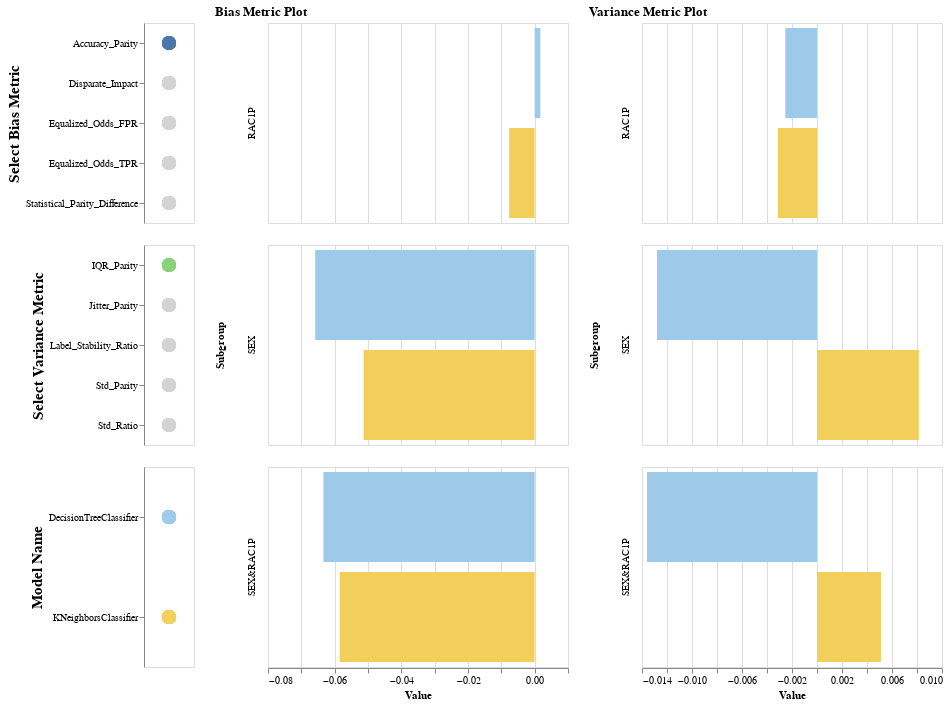

The code cell stored with this chart in its notebook:
### Code cell
(
    alt.hconcat(
        alt.vconcat(
            select_bias_metric_legend.properties(height=200, width=50),
            select_variance_metric_legend.properties(height=200, width=50),
            bias_color_legend.properties(height=200, width=50),
        ),
        models_bias_metrics_chart.properties(height=200, width=300, title="Bias Metric Plot"),
        models_variance_metrics_chart.properties(height=200, width=300, title="Variance Metric Plot"),
    )
)

### Figure 1 — Vega-Lite specification as saved in the notebook (floating-point values rounded to 4 significant figures)
{"config": {"view": {"continuousWidth": 400, "continuousHeight": 300}}, "hconcat": [{"vconcat": [{"data": {"name": "data-e54b36d4428d99016b5ac1cc0ba50f5b"}, "mark": {"type": "circle", "size": 200}, "encoding": {"color": {"condition": {"field": "Metric", "legend": null, "scale": {"scheme": "tableau20"}, "type": "nominal", "selection": "selector001"}, "value": "lightgray"}, "y": {"axis": {"title": "Select Bias Metric", "titleFontSize": 15}, "field": "Metric", "type": "nominal"}}, "height": 200, "selection": {"selector001": {"type": "single", "fields": ["Metric"], "init": {"Metric": "Accuracy_Parity"}, "empty": "none"}}, "width": 50}, {"data": {"name": "data-a9fc8a09d05d8aaa2d12d6cbb090f763"}, "mark": {"type": "circle", "size": 200}, "encoding": {"color": {"condition": {"field": "Metric", "legend": null, "scale": {"scheme": "tableau20"}, "type": "nominal", "selection": "selector002"}, "value": "lightgray"}, "y": {"axis": {"title": "Select Variance Metric", "titleFontSize": 15}, "field": "Metric", "type": "nominal"}}, "height": 200, "selection": {"selector002": {"type": "single", "fields": ["Metric"], "init": {"Metric": "IQR_Parity"}, "empty": "none"}}, "width": 50}, {"data": {"name": "data-e54b36d4428d99016b5ac1cc0ba50f5b"}, "mark": {"type": "circle", "size": 200}, "encoding": {"color": {"field": "Model_Name", "scale": {"scheme": "tableau20"}, "type": "nominal"}, "y": {"axis": {"title": "Model Name", "titleFontSize": 15}, "field": "Model_Name", "type": "nominal"}}, "height": 200, "width": 50}]}, {"data": {"name": "data-e54b36d4428d99016b5ac1cc0ba50f5b"}, "mark": "bar", "encoding": {"color": {"field": "Model_Name", "scale": {"scheme": "tableau20"}, "type": "nominal"}, "row": {"field": "Subgroup", "type": "nominal"}, "x": {"field": "Value", "type": "quantitative"}, "y": {"axis": null, "field": "Model_Name", "type": "nominal"}}, "height": 200, "title": "Bias Metric Plot", "transform": [{"filter": {"selection": "selector001"}}], "width": 300}, {"data": {"name": "data-a9fc8a09d05d8aaa2d12d6cbb090f763"}, "mark": "bar", "encoding": {"color": {"field": "Model_Name", "scale": {"scheme": "tableau20"}, "type": "nominal"}, "row": {"field": "Subgroup", "type": "nominal"}, "x": {"field": "Value", "type": "quantitative"}, "y": {"axis": null, "field": "Model_Name", "type": "nominal"}}, "height": 200, "title": "Variance Metric Plot", "transform": [{"filter": {"selection": "selector002"}}], "width": 300}], "$schema": "https://vega.github.io/schema/vega-lite/v4.17.0.json", "datasets": {"data-e54b36d4428d99016b5ac1cc0ba50f5b": [{"Metric": "Equalized_Odds_TPR", "Model_Name": "DecisionTreeClassifier", "Subgroup": "SEX", "Value": -0.006736}, {"Metric": "Equalized_Odds_FPR", "Model_Name": "DecisionTreeClassifier", "Subgroup": "SEX", "Value": 0.1107}, {"Metric": "Disparate_Impact", "Model_Name": "DecisionTreeClassifier", "Subgroup": "SEX", "Value": 1.182}, {"Metric": "Statistical_Parity_Difference", "Model_Name": "DecisionTreeClassifier", "Subgroup": "SEX", "Value": 0.1796}, {"Metric": "Accuracy_Parity", "Model_Name": "DecisionTreeClassifier", "Subgroup": "SEX", "Value": -0.06585}, {"Metric": "Equalized_Odds_TPR", "Model_Name": "KNeighborsClassifier", "Subgroup": "SEX", "Value": -0.07967}, {"Metric": "Equalized_Odds_FPR", "Model_Name": "KNeighborsClassifier", "Subgroup": "SEX", "Value": 0.01196}, {"Metric": "Disparate_Impact", "Model_Name": "KNeighborsClassifier", "Subgroup": "SEX", "Value": 1.014}, {"Metric": "Statistical_Parity_Difference", "Model_Name": "KNeighborsClassifier", "Subgroup": "SEX", "Value": 0.01708}, {"Metric": "Accuracy_Parity", "Model_Name": "KNeighborsClassifier", "Subgroup": "SEX", "Value": -0.05132}, {"Metric": "Equalized_Odds_TPR", "Model_Name": "DecisionTreeClassifier", "Subgroup": "RAC1P", "Value": 0.02655}, {"Metric": "Equalized_Odds_FPR", "Model_Name": "DecisionTreeClassifier", "Subgroup": "RAC1P", "Value": 0.01394}, {"Metric": "Disparate_Impact", "Model_Name": "DecisionTreeClassifier", "Subgroup": "RAC1P", "Value": 1.103}, {"Metric": "Statistical_Parity_Difference", "Model_Name": "DecisionTreeClassifier", "Subgroup": "RAC1P", "Value": 0.1067}, {"Metric": "Accuracy_Parity", "Model_Name": "DecisionTreeClassifier", "Subgroup": "RAC1P", "Value": 0.001696}, {"Metric": "Equalized_Odds_TPR", "Model_Name": "KNeighborsClassifier", "Subgroup": "RAC1P", "Value": -0.02177}, {"Metric": "Equalized_Odds_FPR", "Model_Name": "KNeighborsClassifier", "Subgroup": "RAC1P", "Value": -0.01249}, {"Metric": "Disparate_Impact", "Model_Name": "KNeighborsClassifier", "Subgroup": "RAC1P", "Value": 1.01}, {"Metric": "Statistical_Parity_Difference", "Model_Name": "KNeighborsClassifier", "Subgroup": "RAC1P", "Value": 0.01196}, {"Metric": "Accuracy_Parity", "Model_Name": "KNeighborsClassifier", "Subgroup": "RAC1P", "Value": -0.007654}, {"Metric": "Equalized_Odds_TPR", "Model_Name": "DecisionTreeClassifier", "Subgroup": "SEX&RAC1P", "Value": 0.01596}, {"Metric": "Equalized_Odds_FPR", "Model_Name": "DecisionTreeClassifier", "Subgroup": "SEX&RAC1P", "Value": 0.127}, {"Metric": "Disparate_Impact", "Model_Name": "DecisionTreeClassifier", "Subgroup": "SEX&RAC1P", "Value": 1.266}, {"Metric": "Statistical_Parity_Difference", "Model_Name": "DecisionTreeClassifier", "Subgroup": "SEX&RAC1P", "Value": 0.2519}, {"Metric": "Accuracy_Parity", "Model_Name": "DecisionTreeClassifier", "Subgroup": "SEX&RAC1P", "Value": -0.06337}, {"Metric": "Equalized_Odds_TPR", "Model_Name": "KNeighborsClassifier", "Subgroup": "SEX&RAC1P", "Value": -0.09662}, {"Metric": "Equalized_Odds_FPR", "Model_Name": "KNeighborsClassifier", "Subgroup": "SEX&RAC1P", "Value": 0.001941}, {"Metric": "Disparate_Impact", "Model_Name": "KNeighborsClassifier", "Subgroup": "SEX&RAC1P", "Value": 1.006}, {"Metric": "Statistical_Parity_Difference", "Model_Name": "KNeighborsClassifier", "Subgroup": "SEX&RAC1P", "Value": 0.006956}, {"Metric": "Accuracy_Parity", "Model_Name": "KNeighborsClassifier", "Subgroup": "SEX&RAC1P", "Value": -0.0585}], "data-a9fc8a09d05d8aaa2d12d6cbb090f763": [{"Metric": "Label_Stability_Ratio", "Model_Name": "DecisionTreeClassifier", "Subgroup": "SEX", "Value": 0.9782}, {"Metric": "IQR_Parity", "Model_Name": "DecisionTreeClassifier", "Subgroup": "SEX", "Value": -0.0128}, {"Metric": "Std_Parity", "Model_Name": "DecisionTreeClassifier", "Subgroup": "SEX", "Value": -0.007577}, {"Metric": "Std_Ratio", "Model_Name": "DecisionTreeClassifier", "Subgroup": "SEX", "Value": 0.8564}, {"Metric": "Jitter_Parity", "Model_Name": "DecisionTreeClassifier", "Subgroup": "SEX", "Value": 0.01784}, {"Metric": "Label_Stability_Ratio", "Model_Name": "KNeighborsClassifier", "Subgroup": "SEX", "Value": 0.9631}, {"Metric": "IQR_Parity", "Model_Name": "KNeighborsClassifier", "Subgroup": "SEX", "Value": 0.008146}, {"Metric": "Std_Parity", "Model_Name": "KNeighborsClassifier", "Subgroup": "SEX", "Value": 0.006555}, {"Metric": "Std_Ratio", "Model_Name": "KNeighborsClassifier", "Subgroup": "SEX", "Value": 1.102}, {"Metric": "Jitter_Parity", "Model_Name": "KNeighborsClassifier", "Subgroup": "SEX", "Value": 0.0237}, {"Metric": "Label_Stability_Ratio", "Model_Name": "DecisionTreeClassifier", "Subgroup": "RAC1P", "Value": 0.9929}, {"Metric": "IQR_Parity", "Model_Name": "DecisionTreeClassifier", "Subgroup": "RAC1P", "Value": -0.002535}, {"Metric": "Std_Parity", "Model_Name": "DecisionTreeClassifier", "Subgroup": "RAC1P", "Value": -0.0006343}, {"Metric": "Std_Ratio", "Model_Name": "DecisionTreeClassifier", "Subgroup": "RAC1P", "Value": 0.9871}, {"Metric": "Jitter_Parity", "Model_Name": "DecisionTreeClassifier", "Subgroup": "RAC1P", "Value": 0.004824}, {"Metric": "Label_Stability_Ratio", "Model_Name": "KNeighborsClassifier", "Subgroup": "RAC1P", "Value": 0.9929}, {"Metric": "IQR_Parity", "Model_Name": "KNeighborsClassifier", "Subgroup": "RAC1P", "Value": -0.003121}, {"Metric": "Std_Parity", "Model_Name": "KNeighborsClassifier", "Subgroup": "RAC1P", "Value": -0.001983}, {"Metric": "Std_Ratio", "Model_Name": "KNeighborsClassifier", "Subgroup": "RAC1P", "Value": 0.9711}, {"Metric": "Jitter_Parity", "Model_Name": "KNeighborsClassifier", "Subgroup": "RAC1P", "Value": 0.004083}, {"Metric": "Label_Stability_Ratio", "Model_Name": "DecisionTreeClassifier", "Subgroup": "SEX&RAC1P", "Value": 0.9711}, {"Metric": "IQR_Parity", "Model_Name": "DecisionTreeClassifier", "Subgroup": "SEX&RAC1P", "Value": -0.0136}, {"Metric": "Std_Parity", "Model_Name": "DecisionTreeClassifier", "Subgroup": "SEX&RAC1P", "Value": -0.00698}, {"Metric": "Std_Ratio", "Model_Name": "DecisionTreeClassifier", "Subgroup": "SEX&RAC1P", "Value": 0.8713}, {"Metric": "Jitter_Parity", "Model_Name": "DecisionTreeClassifier", "Subgroup": "SEX&RAC1P", "Value": 0.02264}, {"Metric": "Label_Stability_Ratio", "Model_Name": "KNeighborsClassifier", "Subgroup": "SEX&RAC1P", "Value": 0.9523}, {"Metric": "IQR_Parity", "Model_Name": "KNeighborsClassifier", "Subgroup": "SEX&RAC1P", "Value": 0.005114}, {"Metric": "Std_Parity", "Model_Name": "KNeighborsClassifier", "Subgroup": "SEX&RAC1P", "Value": 0.004558}, {"Metric": "Std_Ratio", "Model_Name": "KNeighborsClassifier", "Subgroup": "SEX&RAC1P", "Value": 1.07}, {"Metric": "Jitter_Parity", "Model_Name": "KNeighborsClassifier", "Subgroup": "SEX&RAC1P", "Value": 0.02956}]}}
